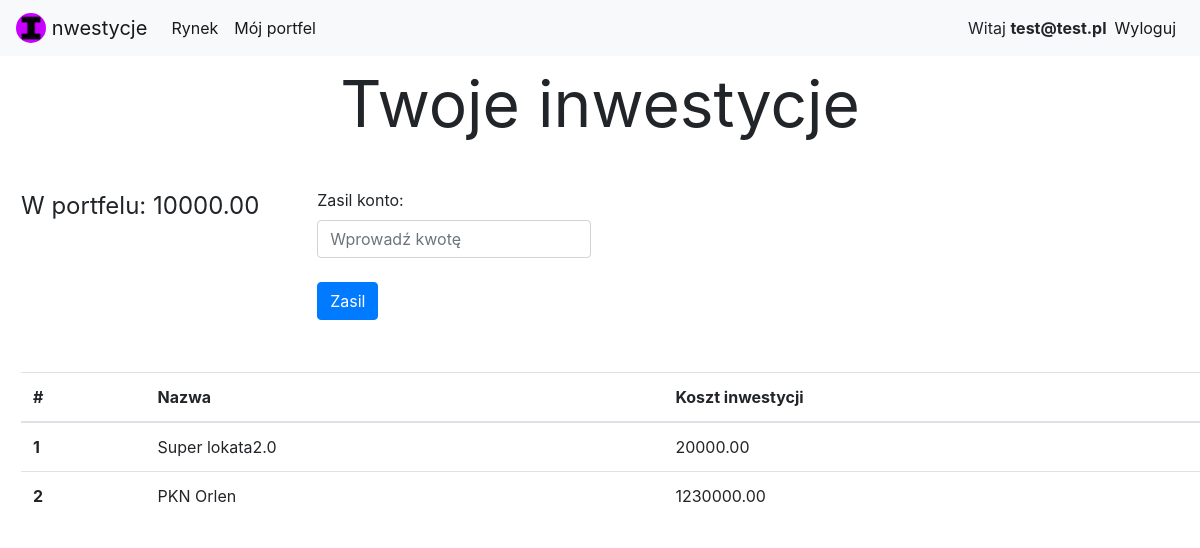
Screenshot of /mojportfel.php (signed in) with the database file from the repository.
### tables this page shows
CREATE TABLE `uzytkownik` (
  `idUzytkownik` int(11) NOT NULL,
  `email` varchar(45) NOT NULL,
  `haslo` varchar(45) NOT NULL,
  `id_roli` int(11) NOT NULL,
  `wiek` int(11) NOT NULL,
  `kwota` decimal(10,2) DEFAULT NULL,
  `Imie` varchar(45) NOT NULL,
  `Nazwisko` varchar(45) NOT NULL
);

CREATE TABLE `inwestycje` (
  `idInwestycje` int(11) NOT NULL,
  `nazwa` varchar(45) NOT NULL,
  `id_typ` int(11) NOT NULL,
  `koszt_inwestycji` decimal(10,2) NOT NULL,
  `Wykupione` tinyint(1) DEFAULT NULL
);

### mojportfel.php (the view, shortened to what this page needs)
<?php
$conn = mysqli_connect(
    "localhost",
    "root",
    "",
    "mydb"
);
if (!isset($_SESSION['email']))
  {
  $_SESSION['msg'] = "Musisz się zalogować!";
  header('location: logowanie.php');
}
else {
  $mail=$_SESSION['email'];
  $sql = "SELECT inwestycje.nazwa, inwestycje.koszt_inwestycji FROM inwestycje, inwestycjeuzytkownik, uzytkownik
  WHERE inwestycje.idInwestycje=inwestycjeuzytkownik.idInwestycje AND
   uzytkownik.idUzytkownik=inwestycjeuzytkownik.idUzytkownik AND uzytkownik.email='$mail';";
  $result = $conn->query($sql);
  $i=1;
}
?>
<!DOCTYPE html>
<html>
<head>
  <link rel="stylesheet" href="https://stackpath.bootstrapcdn.com/bootstrap/4.4.1/css/bootstrap.min.css">
</head>
<body>
  <nav class="navbar navbar-expand-lg navbar-light bg-light">
    <a class="navbar-brand" href="index.php">
        <img src="favicon.ico" width="30" height="30" class="d-inline-block align-top rounded-circle" alt="">
        nwestycje
      </a>
  <div class="collapse navbar-collapse" id="navbarNav">
    <ul class="navbar-nav">
      <li class="nav-item active">
        <a class="nav-link" href="rynek.php">Rynek</a>
      </li>
      <li class="nav-item active">
        <a class="nav-link" href="mojportfel.php">Mój portfel</a>
      </li>
      </ul>
    <ul class="navbar-nav ml-auto">
      <li class="nav-item active mt-2">
        <?php  if (isset($_SESSION['email'])) : ?>
			Witaj <strong><?php echo $_SESSION['email']; ?></strong>
          </li>
        <li class="nav-item active">
			<a class="nav-link" href="index.php?logout='1'">Wyloguj</a>
        </li>
          <?php endif ?>
    </ul>
  </div>
</nav>
    <div class="col-lr-6 div-center" style="text-align: center; font-size: 4rem">
    Twoje inwestycje
  </div>
  <div class="row" style="padding: 3%;">
    <div class="col-lr-6" style="font-size: 1.5rem; margin: 0 5% 0 0;">
      <label>W portfelu: </label>
      <?php
        $sqlpk="SELECT kwota FROM uzytkownik WHERE email='$mail';";
        $sqlpkodp = $conn->query($sqlpk);
        if($row = $sqlpkodp->fetch_assoc()) {
        echo $row['kwota']."<br>";
      }
       ?>
    </div>
  <div class="col-lr-6">
    <form method="post" action="mojportfel.php">
      <div class="form-group">
        <label>Zasil konto:</label>
        <input type="text" class="form-control" name="kwotazasilenia" placeholder="Wprowadź kwotę"></br>
        <button type="submit" class="btn btn-primary" name="zasil">Zasil</button>
      </div>
    </form>
  </div>
</div>
<div class="row" style="padding: 0 0 0 3%;">
  <table class="table col-lr-6">
  <thead>
    <tr>
      <th scope="col">#</th>
      <th scope="col">Nazwa</th>
      <th scope="col">Koszt inwestycji</th>
    </tr>
  </thead>
  <tbody>
<?php  while($row = $result->fetch_assoc()) {
            echo "<tr><th>".$i."</th><td>".$row['nazwa']."</td><td>" . $row['koszt_inwestycji'] ."</td></tr>";
            $i++;
        }  ?>
      </tbody>
   </table>
 </div>
</body>
</html>

### rows the page displays
uzytkownik: kwota "10000.00"
inwestycje: nazwa "Super lokata2.0", koszt_inwestycji "20000.00"
inwestycje: nazwa "PKN Orlen", koszt_inwestycji "1230000.00"

### other values shown
$_SESSION['email'] "test@test.pl"
